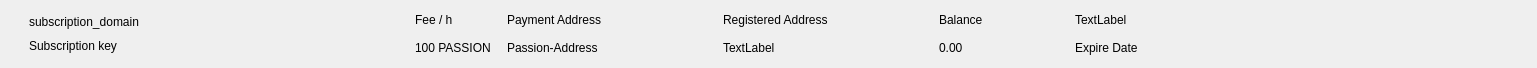
<?xml version="1.0" encoding="UTF-8"?>
<ui version="4.0">
 <class>SubRow</class>
 <widget class="QWidget" name="SubRow">
  <property name="geometry">
   <rect>
    <x>0</x>
    <y>0</y>
    <width>1537</width>
    <height>68</height>
   </rect>
  </property>
  <property name="windowTitle">
   <string>Form</string>
  </property>
  <property name="styleSheet">
   <string notr="true"/>
  </property>
  <layout class="QVBoxLayout" name="verticalLayout_2">
   <property name="spacing">
    <number>0</number>
   </property>
   <property name="leftMargin">
    <number>20</number>
   </property>
   <property name="topMargin">
    <number>0</number>
   </property>
   <property name="rightMargin">
    <number>20</number>
   </property>
   <property name="bottomMargin">
    <number>0</number>
   </property>
   <item>
    <widget class="QFrame" name="frame_2">
     <property name="styleSheet">
      <string notr="true">border:none;</string>
     </property>
     <property name="frameShape">
      <enum>QFrame::StyledPanel</enum>
     </property>
     <property name="frameShadow">
      <enum>QFrame::Raised</enum>
     </property>
     <layout class="QHBoxLayout" name="horizontalLayout">
      <item>
       <widget class="QFrame" name="frame">
        <property name="minimumSize">
         <size>
          <width>200</width>
          <height>0</height>
         </size>
        </property>
        <property name="styleSheet">
         <string notr="true">border:none;padding:0px;</string>
        </property>
        <property name="frameShape">
         <enum>QFrame::StyledPanel</enum>
        </property>
        <property name="frameShadow">
         <enum>QFrame::Raised</enum>
        </property>
        <layout class="QVBoxLayout" name="verticalLayout">
         <property name="spacing">
          <number>0</number>
         </property>
         <property name="leftMargin">
          <number>0</number>
         </property>
         <property name="topMargin">
          <number>0</number>
         </property>
         <property name="rightMargin">
          <number>0</number>
         </property>
         <property name="bottomMargin">
          <number>0</number>
         </property>
         <item>
          <widget class="QLabel" name="labelDomain">
           <property name="sizePolicy">
            <sizepolicy hsizetype="Expanding" vsizetype="Preferred">
             <horstretch>0</horstretch>
             <verstretch>0</verstretch>
            </sizepolicy>
           </property>
           <property name="minimumSize">
            <size>
             <width>200</width>
             <height>0</height>
            </size>
           </property>
           <property name="text">
            <string>subscription_domain</string>
           </property>
          </widget>
         </item>
         <item>
          <widget class="QLabel" name="labelKey">
           <property name="sizePolicy">
            <sizepolicy hsizetype="Expanding" vsizetype="Preferred">
             <horstretch>0</horstretch>
             <verstretch>0</verstretch>
            </sizepolicy>
           </property>
           <property name="text">
            <string>Subscription key</string>
           </property>
          </widget>
         </item>
        </layout>
       </widget>
      </item>
      <item>
       <spacer name="horizontalSpacer">
        <property name="orientation">
         <enum>Qt::Horizontal</enum>
        </property>
        <property name="sizeType">
         <enum>QSizePolicy::Fixed</enum>
        </property>
        <property name="sizeHint" stdset="0">
         <size>
          <width>10</width>
          <height>20</height>
         </size>
        </property>
       </spacer>
      </item>
      <item>
       <layout class="QVBoxLayout" name="verticalLayout_7">
        <item>
         <widget class="QLabel" name="lblSiteFeeTitle">
          <property name="text">
           <string>Fee / h</string>
          </property>
         </widget>
        </item>
        <item>
         <widget class="QLabel" name="lblSiteFeeValue">
          <property name="text">
           <string>100 PASSION</string>
          </property>
         </widget>
        </item>
       </layout>
      </item>
      <item>
       <spacer name="horizontalSpacer_6">
        <property name="orientation">
         <enum>Qt::Horizontal</enum>
        </property>
        <property name="sizeType">
         <enum>QSizePolicy::Fixed</enum>
        </property>
        <property name="sizeHint" stdset="0">
         <size>
          <width>10</width>
          <height>20</height>
         </size>
        </property>
       </spacer>
      </item>
      <item>
       <layout class="QVBoxLayout" name="verticalLayout_4">
        <item>
         <widget class="QLabel" name="lblPaymentAddressTitle">
          <property name="text">
           <string>Payment Address</string>
          </property>
         </widget>
        </item>
        <item>
         <widget class="QLabel" name="lblPaymentAddressValue">
          <property name="minimumSize">
           <size>
            <width>200</width>
            <height>0</height>
           </size>
          </property>
          <property name="text">
           <string>Passion-Address</string>
          </property>
         </widget>
        </item>
       </layout>
      </item>
      <item>
       <spacer name="horizontalSpacer_5">
        <property name="orientation">
         <enum>Qt::Horizontal</enum>
        </property>
        <property name="sizeType">
         <enum>QSizePolicy::Fixed</enum>
        </property>
        <property name="sizeHint" stdset="0">
         <size>
          <width>10</width>
          <height>20</height>
         </size>
        </property>
       </spacer>
      </item>
      <item>
       <layout class="QVBoxLayout" name="verticalLayout_5">
        <item>
         <widget class="QLabel" name="lblRegisteredAddressTitle">
          <property name="text">
           <string>Registered Address</string>
          </property>
         </widget>
        </item>
        <item>
         <widget class="QLabel" name="lblRegisteredAddressValue">
          <property name="minimumSize">
           <size>
            <width>200</width>
            <height>0</height>
           </size>
          </property>
          <property name="text">
           <string>TextLabel</string>
          </property>
         </widget>
        </item>
       </layout>
      </item>
      <item>
       <spacer name="horizontalSpacer_4">
        <property name="orientation">
         <enum>Qt::Horizontal</enum>
        </property>
        <property name="sizeType">
         <enum>QSizePolicy::Fixed</enum>
        </property>
        <property name="sizeHint" stdset="0">
         <size>
          <width>10</width>
          <height>20</height>
         </size>
        </property>
       </spacer>
      </item>
      <item>
       <layout class="QVBoxLayout" name="verticalLayout_6">
        <item>
         <widget class="QLabel" name="lblBalanceRegisteredAddressTitle">
          <property name="text">
           <string>Balance</string>
          </property>
         </widget>
        </item>
        <item>
         <widget class="QLabel" name="lblBalanceRegisteredAddressValue">
          <property name="minimumSize">
           <size>
            <width>120</width>
            <height>0</height>
           </size>
          </property>
          <property name="text">
           <string>0.00</string>
          </property>
         </widget>
        </item>
       </layout>
      </item>
      <item>
       <spacer name="horizontalSpacer_3">
        <property name="orientation">
         <enum>Qt::Horizontal</enum>
        </property>
        <property name="sizeType">
         <enum>QSizePolicy::Fixed</enum>
        </property>
        <property name="sizeHint" stdset="0">
         <size>
          <width>10</width>
          <height>20</height>
         </size>
        </property>
       </spacer>
      </item>
      <item>
       <layout class="QVBoxLayout" name="verticalLayout_3">
        <item>
         <widget class="QLabel" name="lblValidTitle">
          <property name="text">
           <string>TextLabel</string>
          </property>
         </widget>
        </item>
        <item>
         <widget class="QLabel" name="lblValidValue">
          <property name="text">
           <string>Expire Date</string>
          </property>
         </widget>
        </item>
       </layout>
      </item>
      <item>
       <spacer name="horizontalSpacer_2">
        <property name="orientation">
         <enum>Qt::Horizontal</enum>
        </property>
        <property name="sizeType">
         <enum>QSizePolicy::Expanding</enum>
        </property>
        <property name="sizeHint" stdset="0">
         <size>
          <width>10</width>
          <height>20</height>
         </size>
        </property>
       </spacer>
      </item>
     </layout>
    </widget>
   </item>
   <item>
    <widget class="QLabel" name="lblDivisory">
     <property name="minimumSize">
      <size>
       <width>0</width>
       <height>1</height>
      </size>
     </property>
     <property name="maximumSize">
      <size>
       <width>16777215</width>
       <height>1</height>
      </size>
     </property>
     <property name="text">
      <string/>
     </property>
     <property name="alignment">
      <set>Qt::AlignBottom|Qt::AlignLeading|Qt::AlignLeft</set>
     </property>
    </widget>
   </item>
  </layout>
 </widget>
 <resources/>
 <connections/>
</ui>
